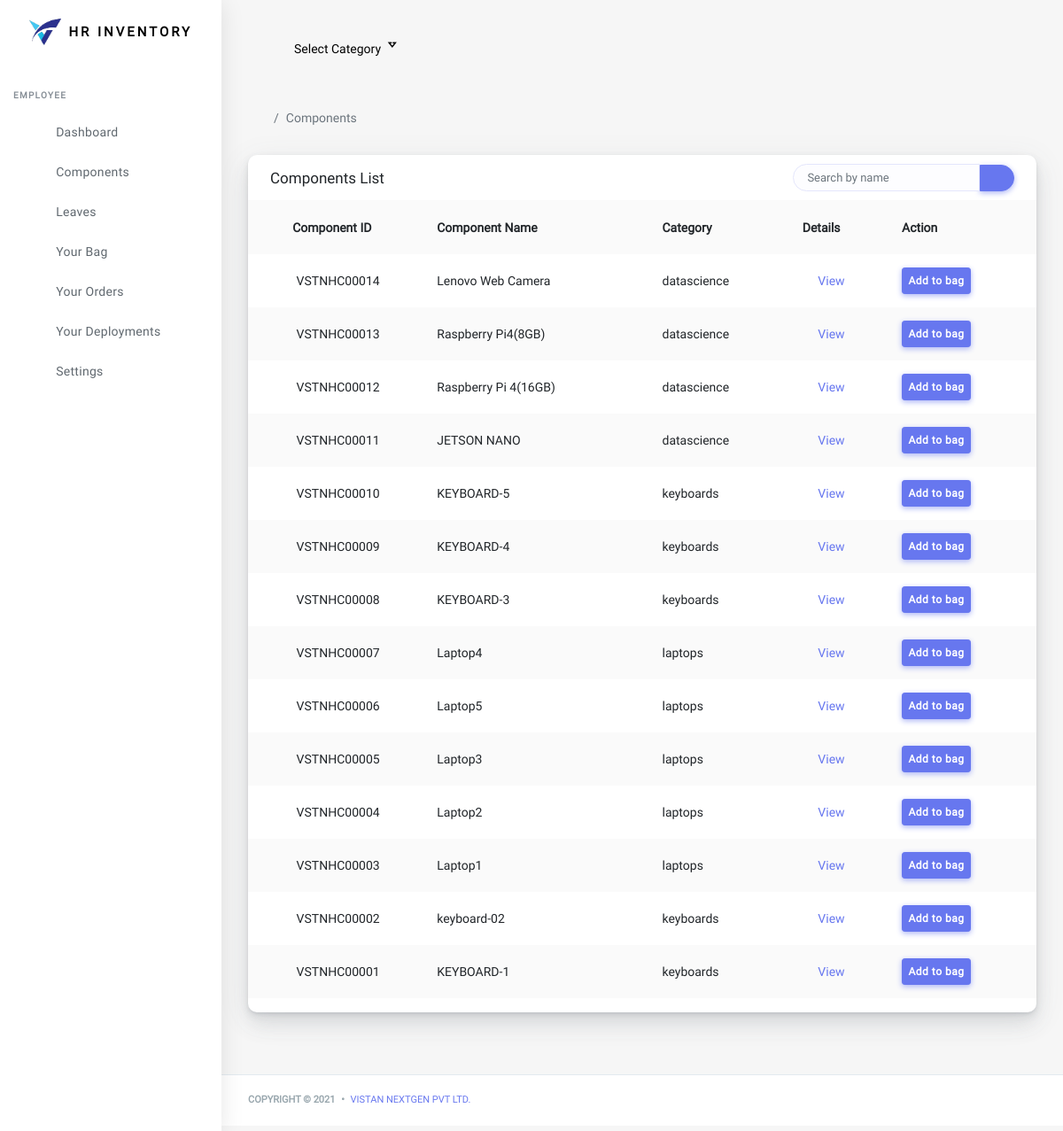
/components/ (signed in), run on the app's committed database.
### components/models.py (models this page shows, shortened)
class Component(models.Model):
    def auto_comp_id():
        no = Component.objects.count()
        str1 = 'VSTNHC'
        list2 = ['0','0','0','0','0']
        item = no+1
        str_item = str(item)
        list_item = list(str_item)
        leng = len(list_item)
        con = 5-leng
        list2[con:] = list_item
        result = ''.join(map(str, list2))
        final = str1+result
        return final
    component_id = models.CharField(max_length = 20, default = auto_comp_id, editable=False)
    name = models.CharField(max_length=75, unique = True)
    category = models.ForeignKey(ComponentCategory, on_delete=models.CASCADE)
    component_location = models.CharField(max_length =  100, default='inventory')
    vendor = models.CharField(max_length=100, null = True, blank=True)
    invoice = models.CharField(max_length=25, blank=True, null=True)
    component_id_by_vendor = models.CharField(blank = True, null=True, max_length=35)
    date_of_order = models.DateField()
    created_at = models.DateTimeField(auto_now_add=True)
    updated_at = models.DateTimeField(auto_now = True)
    image = models.ImageField(upload_to = 'components', blank=True, null=True)
    avialable = models.BooleanField(default=True)
    stock = models.IntegerField()
    price = models.DecimalField(max_digits =10, decimal_places=2)
    description = models.TextField(blank=True, null=True)
    class Meta:
        ordering = ('-id',)
        verbose_name = 'Component'
        verbose_name = 'Components'

class ComponentCategory(models.Model):
    name = models.CharField(max_length=75, unique = True)
    created_at = models.DateTimeField(auto_now_add=True)
    image = models.ImageField(upload_to = 'component_category', blank=True, null=True)
    description = models.TextField(blank=True, null=True)
    class Meta:
        ordering = ('name',)
        verbose_name = 'Component Category'
        verbose_name_plural = 'Component Categories'
    def __str__(self):
        return '{}'.format(self.name)
    def get_url(self):
        return reverse('components:component-list-cat', args=[self.id])

### components/views.py (the view)
# urls.py: path('',views.ComponentListView, name = 'component-list-all'),
@login_required
def ComponentListView(request):
    qs = Component.objects.filter(avialable = True)
    cat = ComponentCategory.objects.all()
    return render(request, 'components/components.html', {'qs':qs, 'cat':cat})

### components/templates/components/components.html (shortened to what this page needs)
{% extends 'base.html' %}
{% load static %}
{% block content %}
      <div class="main-content">
        <section class="section">
          <ul class="breadcrumb breadcrumb-style ">
            <li class="breadcrumb-item">
              <a href="index-2.html">
                </a>
            </li>
            <li class="breadcrumb-item active">Components</li>
          </ul>
          {% include 'components/table.html' %}
{% endblock %}

### components/templates/components/table.html (shortened to what this page needs)
<div class="row">
              <div class="col-12">
                <div class="card">
                  <div class="card-header">
                    <h4>Components List</h4>
                    <div class="card-header-form">
                      <form>
                        <div class="input-group">
                          <input type="text" class="form-control" placeholder="Search by name" id = "myInput" onkeyup="myFunction()">
                          <div class="input-group-btn">
                            <button class="btn btn-primary"><i class="fas fa-search"></i></button>
                          </div>
                        </div>
                      </form>
                    </div>
                  </div>
                  <div class="table-responsive">
                  <div class="card-body p-0">
                      <table class="table table-striped" id = "myTable">
                        <tr>
                          <th class="text-center" onclick="sortTable(0)">Component ID&nbsp;<i class="fas fa-sort"></i></th>
                          <th onclick="sortTable(1)">Component Name&nbsp;<i class="fas fa-sort"></i></th>
                          <th>Category</th>
                          <th>Details</th>
                          <th>Action</th>
                        </tr>
                        {% for i in qs %}
                        <tr>
                              <td class="p-0 text-center">
                                  {{i.component_id}}
                                </div>
                              </td>
                              <td>{{i.name}}</td>
                              <td>{{i.category|lower}}</td>
                              <td><a style="text-decoration: none;" href=""><i class="fas fa-eye"></i> View</a></td>
                          <td>
                            {% if i.stock <= 0 %}
                              <div class="badge badge-warning">No stock Avaialable</div>
                            {% else %}
                              <a href="{% url 'bag:add_to_bag' i.component_id %}" class="btn btn-sm btn-primary">Add to bag</a>
                            {% endif %}
                          </td>
                        </tr>
                        {% endfor %}

### data on the page
Component: component_id "VSTNHC00014", name "Lenovo Web Camera", category "datascience", stock "Add to bag"
Component: component_id "VSTNHC00013", name "Raspberry Pi4(8GB)", category "datascience", stock "Add to bag"
Component: component_id "VSTNHC00012", name "Raspberry Pi 4(16GB)", category "datascience", stock "Add to bag"
Component: component_id "VSTNHC00011", name "JETSON NANO", category "datascience", stock "Add to bag"
Component: component_id "VSTNHC00010", name "KEYBOARD-5", category "keyboards", stock "Add to bag"
Component: component_id "VSTNHC00009", name "KEYBOARD-4", category "keyboards", stock "Add to bag"
Component: component_id "VSTNHC00008", name "KEYBOARD-3", category "keyboards", stock "Add to bag"
Component: component_id "VSTNHC00007", name "Laptop4", category "laptops", stock "Add to bag"
Component: component_id "VSTNHC00006", name "Laptop5", category "laptops", stock "Add to bag"
Component: component_id "VSTNHC00005", name "Laptop3", category "laptops", stock "Add to bag"
Component: component_id "VSTNHC00004", name "Laptop2", category "laptops", stock "Add to bag"
Component: component_id "VSTNHC00003", name "Laptop1", category "laptops", stock "Add to bag"
Component: component_id "VSTNHC00002", name "keyboard-02", category "keyboards", stock "Add to bag"
Component: component_id "VSTNHC00001", name "KEYBOARD-1", category "keyboards", stock "Add to bag"
